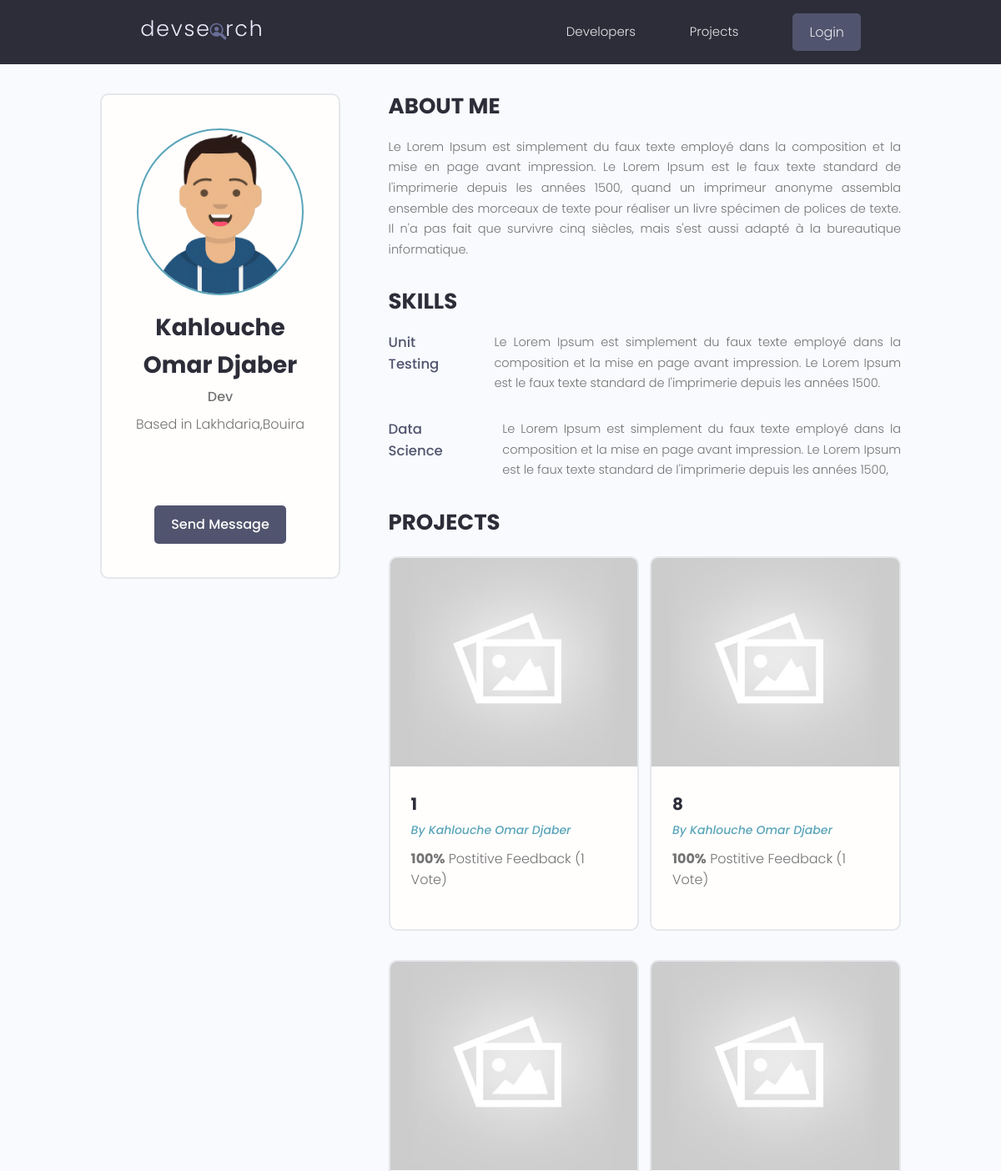
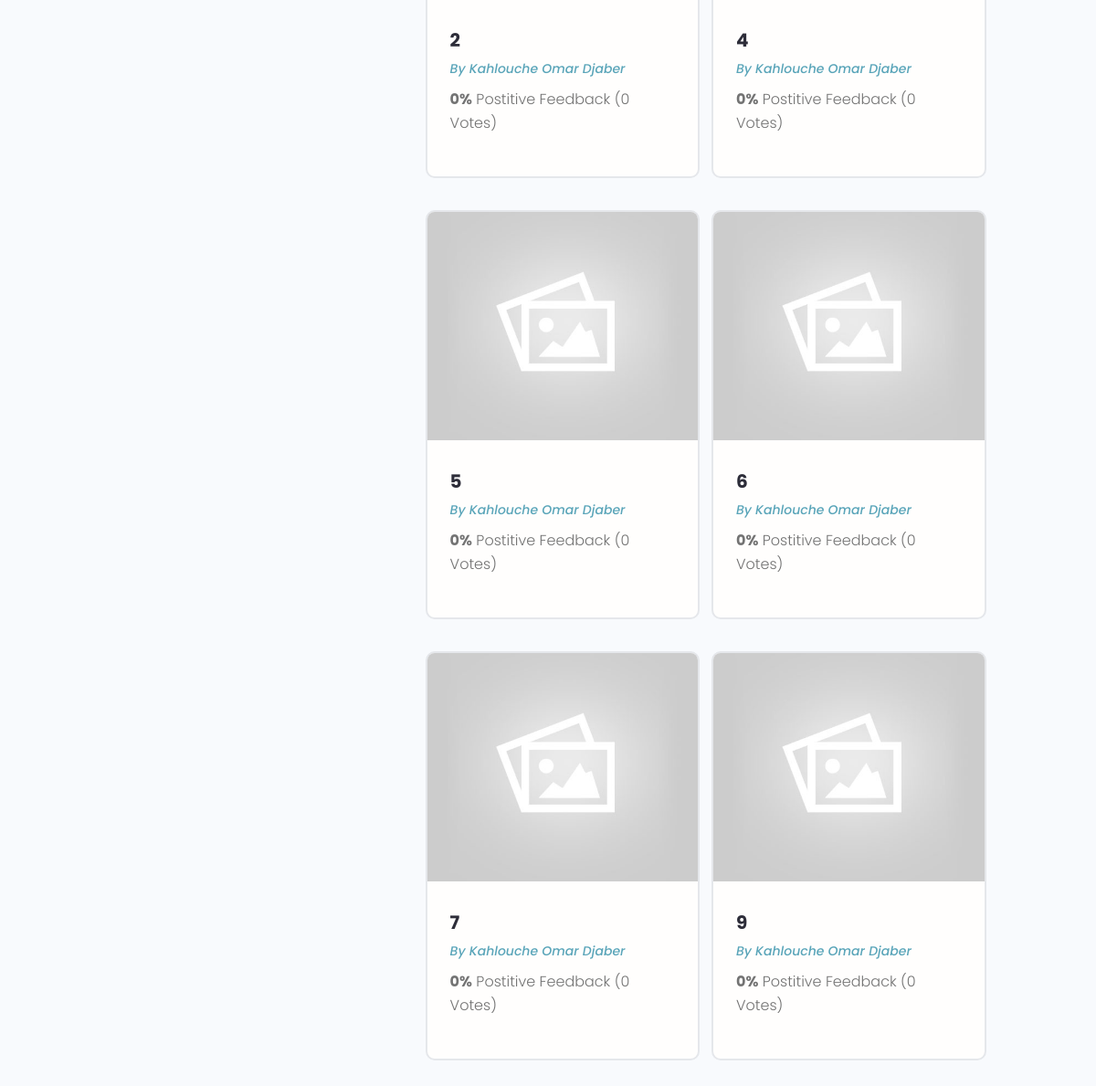
The page /profile/15419576-a705-40f5-a9e9-818d2565810e/ on the database as committed earlier (2 pictures, top to bottom).
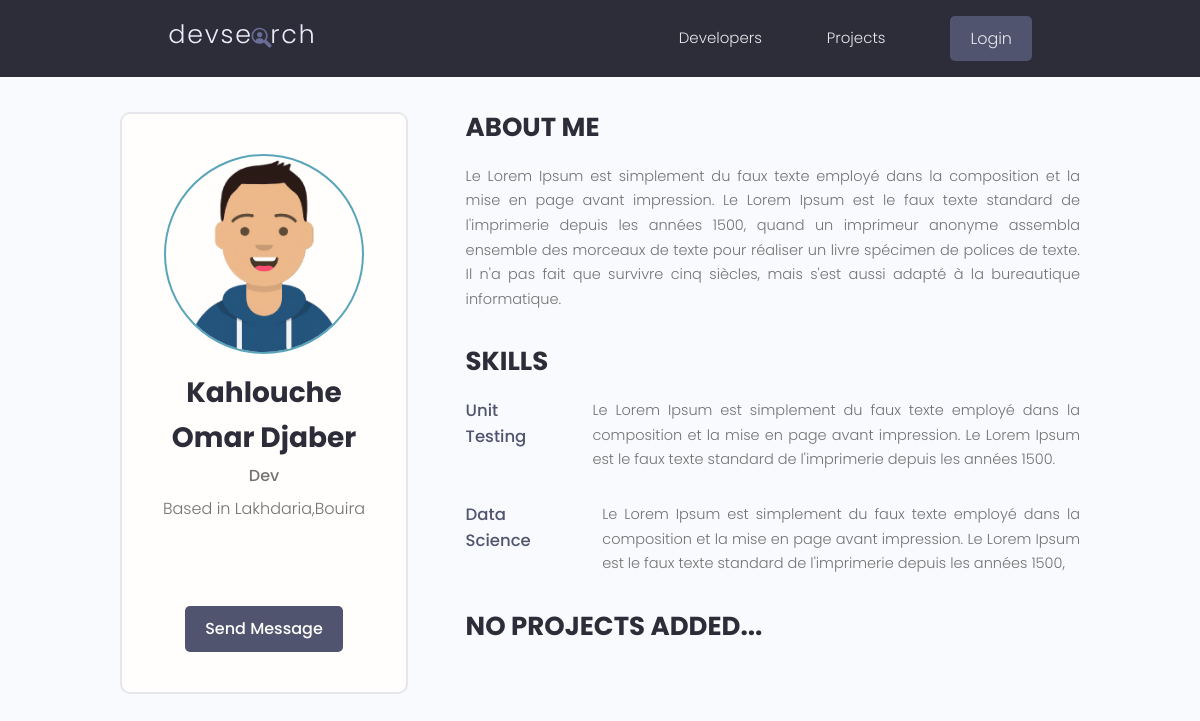
The same page on the database as committed later.
### users/models.py (models this page shows, shortened)
class Profile(models.Model):
    user = models.OneToOneField(
        User, on_delete=models.CASCADE, null=True, blank=True)
    name = models.CharField(max_length=200, blank=True, null=True)
    email = models.EmailField(max_length=500, blank=True, null=True)
    username = models.CharField(max_length=200, blank=True, null=True)
    location = models.CharField(max_length=200, blank=True, null=True)
    short_intro = models.CharField(max_length=200, blank=True, null=True)
    bio = models.TextField(blank=True, null=True)
    profile_image = models.ImageField(
        null=True, blank=True, upload_to='profiles/', default="profiles/user-default.png")
    social_github = models.CharField(max_length=200, blank=True, null=True)
    social_twitter = models.CharField(max_length=200, blank=True, null=True)
    social_linkedin = models.CharField(max_length=200, blank=True, null=True)
    social_youtube = models.CharField(max_length=200, blank=True, null=True)
    social_website = models.CharField(max_length=200, blank=True, null=True)
    created = models.DateTimeField(auto_now_add=True)
    id = models.UUIDField(default=uuid.uuid4, unique=True,
                          primary_key=True, editable=False)
    @property
    def imageURL(self):
        try:
            url = self.profile_image.url
        except:
            url = ''
        return url

class Skill(models.Model):
    owner = models.ForeignKey(
        Profile, on_delete=models.CASCADE, null=True, blank=True)
    name = models.CharField(max_length=200, blank=True, null=True)
    description = models.TextField(null=True, blank=True)
    created = models.DateTimeField(auto_now_add=True)
    id = models.UUIDField(default=uuid.uuid4, unique=True,
                          primary_key=True, editable=False)

### projects/models.py (models this page shows, shortened)
class Project(models.Model):
    owner = models.ForeignKey(
        Profile, null=True, blank=True, on_delete=models.CASCADE)
    title = models.CharField(max_length=200)
    description = models.TextField(null=True, blank=True)
    featured_image = models.ImageField(
        null=True, blank=True, default="default.jpg")
    demo_link = models.CharField(max_length=2000, null=True, blank=True)
    source_link = models.CharField(max_length=2000, null=True, blank=True)
    tags = models.ManyToManyField('Tag', blank=True)
    vote_total = models.IntegerField(default=0, null=True, blank=True)
    vote_ratio = models.IntegerField(default=0, null=True, blank=True)
    created = models.DateTimeField(auto_now_add=True)
    id = models.UUIDField(default=uuid.uuid4, unique=True,
                          primary_key=True, editable=False)
    class Meta:
        ordering = ['-vote_ratio','-vote_total','title']

### users/views.py (the view)
# urls.py: path('profile/<str:pk>/', views.userProfile, name="user-profile"),
def userProfile(request, pk):
    profile = Profile.objects.get(id=pk)
    topSkills = profile.skill_set.exclude(description__exact="")
    otherSkills = profile.skill_set.filter(description="")
    context = {'profile': profile, 'topSkills': topSkills,
               "otherSkills": otherSkills}
    return render(request, 'users/user-profile.html', context)

### users/templates/users/user-profile.html (shortened to what this page needs)
{% extends 'main.html' %}
{% block content %}
<main class="profile my-md">
    <div class="container">
        <div class="layout">
            <div class="column column--1of3">
                <div class="card text-center">
                    <div class="card__body dev">
                        <img class="avatar avatar--xl" src="{{ profile.imageURL }}" />
                        <h2 class="dev__name">{{profile.name}}</h2>
                        <p class="dev__title">{{profile.short_intro}}</p>
                        <p class="dev__location">Based in {{profile.location}}</p>
                        <ul class="dev__social">
                        </ul>
                        {% if request.user.profile.id != profile.id %}
                        <a href="{% url 'create-message' profile.id %}" class="btn btn--sub">Send Message</a>
                        {% endif %}
                    </div>
                </div>
            </div>
            <div class="column column--2of3">
                <div class="devInfo">
                    <h3 class="devInfo__title">About Me</h3>
                    <p class="devInfo__about">{{profile.bio}}</p>
                </div>
                <div class="devInfo">
                    <h3 class="devInfo__title">Skills</h3>
                    <div class="devInfo__skills">
                        {% if topSkills.count > 0 %}
                            {% for skill in topSkills %}
                            <div class="devSkill">
                                <h4 class="devSkill__title">{{skill.name}}</h4>
                                <p class="devSkill__info">{{skill.description}}</p>
                            </div>
                            {% endfor %}
                        {% endif %}
                    </div>
                </div>
                <div class="devInfo">
                    {% if profile.project_set.all.count > 0 %}
                    <h3 class="devInfo__title">Projects</h3>
                    <div class="grid grid--two">
                        {% for project in profile.project_set.all %}
                        <div class="column">
                            <div class="card project">
                                <a href="{% url 'project' project.id %}" class="project">
                                    <img class="project__thumbnail" src="{{project.featured_image.url}}"
                                        alt="project thumbnail" />
                                    <div class="card__body">
                                        <h3 class="project__title">{{project.title}}</h3>
                                        <p><a class="project__author"
                                                href="{% url 'user-profile' project.owner.id %}">By
                                                {{project.owner.name}}</a>
                                        </p>
                                        <p class="project--rating">
                                            <span style="font-weight: bold;">{{project.vote_ratio}}%</span> Postitive
                                            Feedback ({{project.vote_total}} Vote{{project.vote_total|pluralize:"s"}})
                                        </p>
                                    </div>
                                </a>
                            </div>
                        </div>
                        {% endfor %}
                    </div>
                    {% else %}
                    <h3 class="devInfo__title">No Projects added...</h3>
                    {% endif %}
                </div>
            </div>
        </div>
    </div>
</main>
{% endblock content %}

### templates/main.html (shortened to what this page needs)
<!DOCTYPE html>
{% load static %}
<html>
<head>
    <link rel="stylesheet" href="https://cdn.iconmonstr.com/1.3.0/css/iconmonstr-iconic-font.min.css" />
    <link rel="stylesheet" href="{% static 'uikit/styles/uikit.css' %}" />
    <link rel="stylesheet" href="{% static 'styles/app.css' %}" />
</head>
<body>
    {% include 'navbar.html' %}
    {% block content %}
    {% endblock content %}
</body>
</html>

### templates/navbar.html (shortened to what this page needs)
{% load static %}
<header class="header">
    <div class="container container--narrow">
        <a href="{% url 'profiles' %}" class="header__logo">
            <img src="{% static 'images/logo.svg' %} " alt="DevSearch Logo" />
        </a>
        <nav class="header__nav">
            <ul class="header__menu">
                <li class="header__menuItem"><a href="{% url 'profiles' %}">Developers</a></li>
                <li class="header__menuItem"><a href="{% url 'projects' %}">Projects</a></li>
                {% if request.user.is_authenticated %}
                <li class="header__menuItem"><a href="{% url 'inbox' %}">Inbox</a></li>
                <li class="header__menuItem"><a href="{% url 'account' %}">Account</a></li>
                <li class="header__menuItem"><a href="{% url 'logout' %}" class="btn btn--sub">Logout</a></li>
                {% else %}
                <li class="header__menuItem"><a href="{% url 'login' %}" class="btn btn--sub">Login</a></li>
                {% endif %}
            </ul>
        </nav>
    </div>
</header>

### static/styles/app.css (style rules this page uses)
:root { --color-sub: #2d2d39; }
.btn--sub { background-color: var(--color-sub-light); }
.card { border: 2px solid var(--color-light); }
img { width: 100%; }
.header { position: sticky; z-index: 111; background-color: var(--color-sub); padding: 1.5rem 0; }
.header > .container { display: flex; justify-content: space-between; align-items: center; }
.header__logo > img { height: 3.8rem; }
.header__nav > ul { display: inline-flex; align-items: center; list-style: none; gap: 6.5rem; }
.header__menuItem > a { color: var(--color-light); font-weight: 300; }
.profile .card > .dev { padding: 4rem; }
.dev__name { color: var(--color-sub); font-size: 2.8rem; font-weight: 700; margin-top: 1rem; margin-bottom: 0.5rem; }
.dev__title { font-size: 1.6rem; font-weight: 500; line-height: 1.3; }
.dev__location { margin-top: 1rem; }
.dev__social { margin: 3rem 0; list-style: none; display: flex; justify-content: center; gap: 1.5rem; }
.devInfo { margin-bottom: 3rem; }
.devInfo__title, .devInfo__subtitle { font-size: 2.6rem; color: var(--color-sub); text-transform: uppercase; font-weight: 700; margin-bottom: 1.5rem; }
.devInfo__about, .devSkill__info { font-size: 1.45rem; line-height: 1.7; text-align: justify; }
.devSkill { margin-bottom: 3rem; }
.devSkill__title { font-size: 1.65rem; font-weight: 500; color: var(--color-sub-light); }
@media screen and (min-width: 700px) { .devSkill { display: flex; justify-content: space-between; gap: 3rem; } }
@media screen and (min-width: 700px) { .devSkill__info { flex-basis: 80%; } }

### static/uikit/styles/modules/_variables.css (style rules this page uses)
:root { --color-main: #5aa5b9; --color-main-light: #e6faff; --color-sub: #3f4156; --color-sub-light: #51546e; --color-sub-lighter: #ededfd; --color-text: #737373; --color-gray: #8b8b8b; --color-light: #e5e7eb; --color-light-gray: #767676; --color-bg: #f8fafd; --color-white: #fffefd; --color-white-light: #f3f3f3; --color-success: #359e64; --color-success-bg: #def8e8; --color-error: #fc4b0b; --color-error-bg: #fff2ee; --font-base: 'Poppins', arial, helvetica, 'Segoe UI', roboto, ubuntu, sans-serif; --font-monospace: 'Fira Code', 'Courier New', courier, monospace; --font-regular: 300; --font-medium: 500; --font-bold: 700; --generic-shadow: 1px 1px 5px #00000010; --generic-transition: all 0.3s ease-in-out; }

### static/uikit/styles/modules/_base.css (style rules this page uses)
* { margin: 0; padding: 0; box-sizing: border-box; text-rendering: optimizeLegibility; color: inherit; font-size: inherit; }
html { font-size: 50%; }
@media only screen and (min-width: 480px) { html { font-size: 56.25%; } }
@media only screen and (min-width: 1200px) { html { font-size: 62.5%; } }
body { line-height: 1.6; font-weight: 400; font-size: 1.5rem; color: var(--color-text); background-color: var(--color-bg); min-height: 100vh; }

### static/uikit/styles/modules/_typography.css (style rules this page uses)
* { font-family: var(--font-base); }
h2 { font-size: 3.6rem; font-weight: var(--font-bold); }
h3 { font-size: 3.2rem; font-weight: var(--font-medium); }
h4 { font-size: 2.8rem; font-weight: var(--font-medium); }
p, span, strong { font-size: 1.6rem; color: var(--color-text); font-weight: var(--font-regular); }
a { padding-bottom: 2px; text-decoration: none; display: inline-block; color: var(--color-main); font-weight: var(--font-medium); }

### static/uikit/styles/modules/_utilities.css (style rules this page uses)
.container { width: 92%; max-width: 165rem; margin: 0 auto; box-sizing: border-box; }
.container--narrow { width: 92%; max-width: 120rem; }
@media screen and (min-width: 1000px) { .container { width: 90%; } }
@media screen and (min-width: 1000px) { .container--narrow { width: 85%; } }
@media screen and (min-width: 1200px) { .container { width: 80%; } }
@media screen and (min-width: 1200px) { .container--narrow { width: 72%; } }
.text-center { text-align: center; }
.my-md { margin: 3rem auto; }

### static/uikit/styles/modules/_avatar.css (style rules this page uses)
.avatar { border-radius: 50%; border: 2px solid var(--color-main); object-fit: cover; }
.avatar--xl { height: 20rem; width: 20rem; }

### static/uikit/styles/modules/_button.css (style rules this page uses)
.btn { display: inline-block; position: relative; cursor: pointer; background-color: var(--color-light); font-weight: var(--font-medium); color: var(--color-sub); text-decoration: none; padding: 1rem 2rem; border-radius: 0.5rem; border: none; width: -webkit-fit-content; width: -moz-fit-content; width: fit-content; height: -webkit-fit-content; height: -moz-fit-content; height: fit-content; font-size: 1.6rem; outline-width: 0; outline-color: transparent; -webkit-backface-visibility: hidden; backface-visibility: hidden; transition: all 0.3s ease-in-out; }
.btn--sub { background-color: var(--color-sub); color: var(--color-white); }

Rows that differ between the two databases and show on the page:
removed Project: featured_image (placeholder picture), title "1", owner.name "Kahlouche Omar Djaber", vote_ratio "100", vote_total "1"
removed Project: featured_image (placeholder picture), title "8", owner.name "Kahlouche Omar Djaber", vote_ratio "100", vote_total "1"
removed Project: featured_image (placeholder picture), title "2", owner.name "Kahlouche Omar Djaber", vote_ratio "0", vote_total "0"
removed Project: featured_image (placeholder picture), title "4", owner.name "Kahlouche Omar Djaber", vote_ratio "0", vote_total "0"
removed Project: featured_image (placeholder picture), title "5", owner.name "Kahlouche Omar Djaber", vote_ratio "0", vote_total "0"
removed Project: featured_image (placeholder picture), title "6", owner.name "Kahlouche Omar Djaber", vote_ratio "0", vote_total "0"
removed Project: featured_image (placeholder picture), title "7", owner.name "Kahlouche Omar Djaber", vote_ratio "0", vote_total "0"
removed Project: featured_image (placeholder picture), title "9", owner.name "Kahlouche Omar Djaber", vote_ratio "0", vote_total "0"
Other text that changed with them:
text no longer shown: "PROJECTS"
text now shown: "NO PROJECTS ADDED..."
